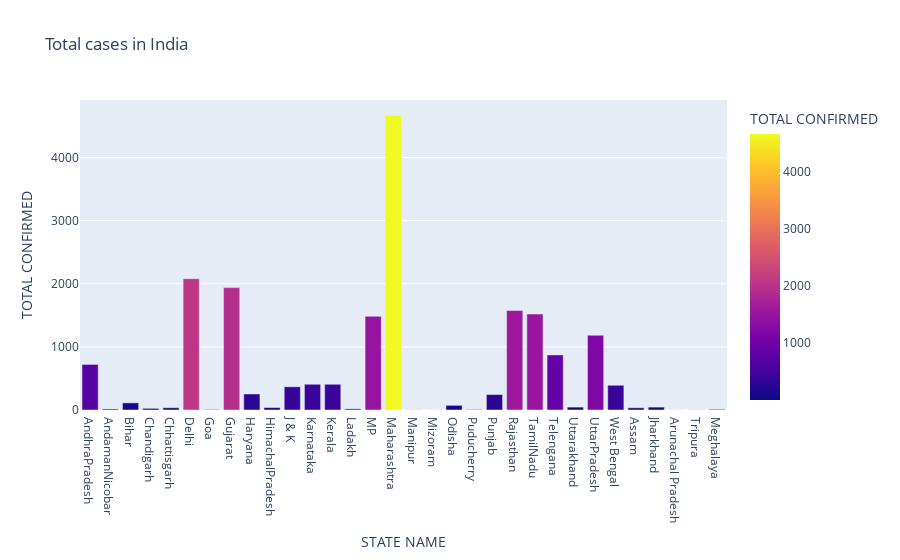

Notebook cell for this chart:
### Code cell
fig=px.bar(covid_india,x="STATE NAME",y="TOTAL CONFIRMED",color='TOTAL CONFIRMED',title='Total cases in India')
fig.show()

### Figure 1 — Plotly figure (JSON) as saved in the notebook; plotly's stock layout.template omitted (floating-point values rounded to 4 significant figures)
{"data": [{"alignmentgroup": "True", "hovertemplate": "STATE NAME=%{x}<br>TOTAL CONFIRMED=%{marker.color}<extra></extra>", "legendgroup": "", "marker": {"color": [722, 16, 113, 26, 36, 2081, 7, 1939, 254, 39, 368, 408, 408, 18, 1485, 4666, 2, 1, 74, 7, 245, 1576, 1520, 873, 46, 1184, 392, 35, 46, 1, 2, 11], "coloraxis": "coloraxis"}, "name": "", "offsetgroup": "", "orientation": "v", "showlegend": false, "textposition": "auto", "type": "bar", "x": ["AndhraPradesh", "AndamanNicobar", "Bihar", "Chandigarh", "Chhattisgarh", "Delhi", "Goa", "Gujarat", "Haryana", "HimachalPradesh", "J & K", "Karnataka", "Kerala", "Ladakh", "MP", "Maharashtra", "Manipur", "Mizoram", "Odisha", "Puducherry", "Punjab", "Rajasthan", "TamilNadu", "Telengana", "Uttarakhand", "UttarPradesh", "West Bengal", "Assam", "Jharkhand", "Arunachal Pradesh", "Tripura", "Meghalaya"], "xaxis": "x", "y": [722, 16, 113, 26, 36, 2081, 7, 1939, 254, 39, 368, 408, 408, 18, 1485, 4666, 2, 1, 74, 7, 245, 1576, 1520, 873, 46, 1184, 392, 35, 46, 1, 2, 11], "yaxis": "y"}], "layout": {"barmode": "relative", "coloraxis": {"colorbar": {"title": {"text": "TOTAL CONFIRMED"}}, "colorscale": [[0, "#0d0887"], [0.1111, "#46039f"], [0.2222, "#7201a8"], [0.3333, "#9c179e"], [0.4444, "#bd3786"], [0.5556, "#d8576b"], [0.6667, "#ed7953"], [0.7778, "#fb9f3a"], [0.8889, "#fdca26"], [1, "#f0f921"]]}, "legend": {"tracegroupgap": 0}, "title": {"text": "Total cases in India"}, "xaxis": {"anchor": "y", "domain": [0, 1], "title": {"text": "STATE NAME"}}, "yaxis": {"anchor": "x", "domain": [0, 1], "title": {"text": "TOTAL CONFIRMED"}}}}
